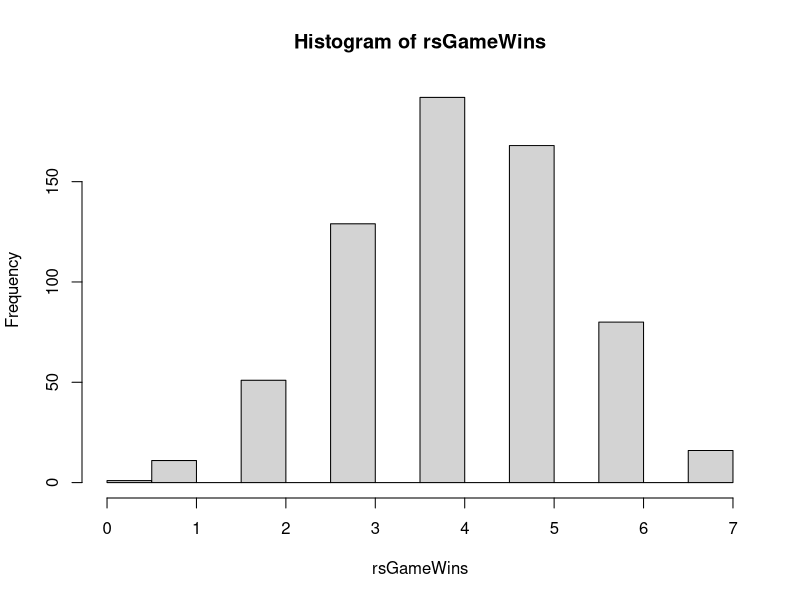

The R script that drew this image: (Note: this script raises an error after producing the figure.)
# A flight out of Mogadishu airport has 100 passengers, all male.
# 20% of them wear explosive shoes, and within this group 60% have beards. Among 
# the 80% who wear non-explosive shoes, only 5% have beards.
# Create a data frame with one row per passenger and two columns “Shoes” and “Beard.” 

# shoes beards into a df
explosive_shoes <-c(rep('Yes',20),rep('No',80)); 
beard1 <- c(rep('Yes',12),rep('No',8)) #beard status for explosive shoes
beard2 <- c(rep('Yes',4),rep('No',76)) #beard status for non-explosive shoes
Beards <- c(beard1,beard2)
# make dataframe
df <- data.frame(explosive_shoes,Beards) 
# Make a 2x2 contingency table using these columns.
table(df)

# Then extract the subset of bearded passengers. 
# Use it to calculate the conditional probability that 
# if you inspect a randomly chosen passengerwith 
# a beard, he will turn out to have explosive shoes.
dfBearded <- df[df$Beards == 'Yes',]
nBearded <- nrow(dfBearded)
nBeardedExplosive <- nrow(dfBearded[dfBearded$explosive_shoes == 'Yes',])
# conditional probability
cP <- nBeardedExplosive / nBearded ;cP

### part 2 ###

# The Red Sox and Cardinals are playing another World Series.
# Games 1, 2, 6, and 7 are in Boston, where the Red Sox have a probability 
# of 2/3 of winning. Games 3, 4, and 5 are in St. 
# Louis, where their probability of a Red Sox victory is only 1/2.

# Use expand.grid() to make a data frame with 3423 = 648 rows that correspond 
# to equally-likely outcomes if the teams play 7 games,
rsWin <- c(1,1,0)
slWin <- c(1,0)
games <- expand.grid(rsWin,rsWin,slWin,slWin,slWin,rsWin,rsWin)

# use it to make a histogram of the number of 
# Red Sox vctories if the teams play all seven games
rsGameWins <- apply(games,1,sum)
hist(rsGameWins)

# Of course, an actual World Series ends when one team has won four games. 
# pear down games to only Series that sum to 4 or 3
realSeries <- games[rsGameWins == 3 | rsGameWins == 4,]

# Extract the subset that corresponds to an 
# event like “the Red Sox win the series in six games,” and figure 
# out the probability of that event.
game_6_win <- function(x) {
    if ((x[6] ==1) & (sum(x[-7]) == 4)){
        TRUE
    } else {
        FALSE
    }
}
SeriesWon <- apply(realSeries,1,game_6_win)

# probability series won at game 6
p6 <- sum(SeriesWon) / nrow(realSeries); p6

# There are eight such events. 
# Different members of the class can analyze different events, 
# and someone should check that the probabilites sum to 1.


calc_improvement <- function(x) {
    if (x[1] > x[2]){
        0
    } else if (x[1] == x[2]) {
        1
    } else if (x[1] < x[2]){
        2
    }
}


deck <- expand.grid(Suit,Rank); deck  #Make a single deck as a list of vectors
games <- expand.grid(Suit,Rank); deck  #Make a single deck as a list of vectors

TestResults<-expand.grid(c(0,0,0,1),c(0,0,0,1), stringsAsFactors = FALSE)